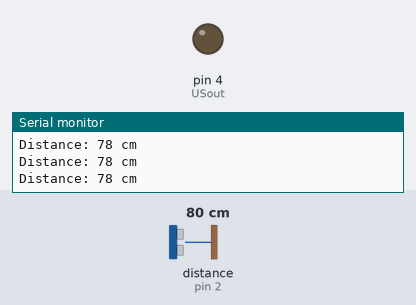
The sketch below on a simulated Arduino Uno, built with avr-gcc and run on an emulated ATmega328P. Parts: output pins drawn as LEDs (lit = HIGH), the last lines printed to the serial monitor. Wiring (inferred from the names in the program): ultrasonic range finder: trigger pin 3; echo pin 2. Inputs (shaded band) come from the test bench; at power-on: distance to the obstacle (sensor on pin 2) 80 cm. The echo pulse lasts 58.3 µs per cm; pins used as bus, display or sensor lines are not drawn.

Above: at 1.2 s.
1.3 s: distance to the obstacle (sensor on pin 2) set to 10 cm
2.8 s: distance to the obstacle (sensor on pin 2) set to 7 cm
At 3.5 s:
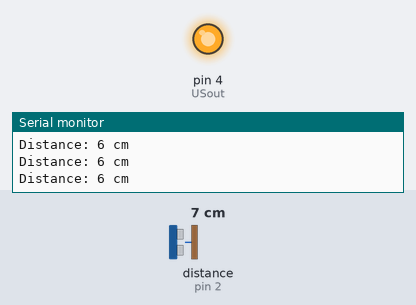
4.4 s: distance to the obstacle (sensor on pin 2) set to 9 cm
At 5.1 s:
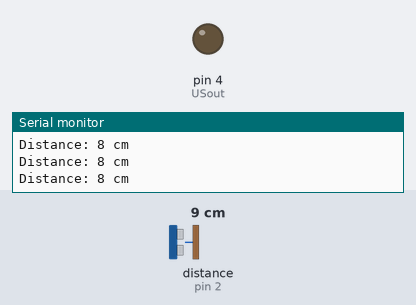
5.9 s: distance to the obstacle (sensor on pin 2) set to 2 cm
At 6.7 s:
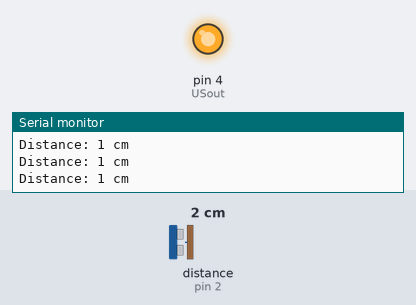
Timing chart, 0 to 8.4 s (numbered marks = the images above; inputs shaded):
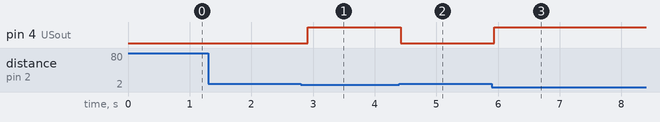

The sketch:

Ultrasonic_Sensor.ino
```cpp
// ---------------------------------------------------------------- //
// Team 20
// Re-writed by Zeyad Tarek
// Ultrasonic in action
// SmartCar Project
// ---------------------------------------------------------------- //

#define echoPin 2 // attach pin D2 Arduino to pin Echo of HC-SR04
#define trigPin 3 //attach pin D3 Arduino to pin Trig of HC-SR04
int USout = 4;


// defines variables
long duration; // variable for the duration of sound wave travel
int distance; // variable for the distance measurement

void setup() {
  pinMode(trigPin, OUTPUT); // Sets the trigPin as an OUTPUT
  pinMode(echoPin, INPUT); // Sets the echoPin as an INPUT
  pinMode(USout,OUTPUT);

  Serial.begin(9600); // // Serial Communication is starting with 9600 of baudrate speed
  Serial.println("Ultrasonic Sensor HC-SR04 Test"); // print some text in Serial Monitor
  Serial.println("with Arduino UNO R3");
}
void loop() {
  // Clears the trigPin condition
  digitalWrite(trigPin, LOW);
  delayMicroseconds(2);
  // Sets the trigPin HIGH (ACTIVE) for 10 microseconds
  digitalWrite(trigPin, HIGH);
  delayMicroseconds(10);
  digitalWrite(trigPin, LOW);
  // Reads the echoPin, returns the sound wave travel time in microseconds
  duration = pulseIn(echoPin, HIGH);
  // Calculating the distance
  distance = duration * 0.034 / 2; // Speed of sound wave divided by 2 (go and back)
  // Displays the distance on the Serial Monitor
  Serial.print("Distance: ");
  Serial.print(distance);
  Serial.println(" cm");

  if(distance>=8){
    digitalWrite(USout,LOW);
  }
  else{
    digitalWrite(USout,HIGH);
  }
  delay(150);
}
```

Measured:
- the behaviour switches between 9 and 8 cm on distance to the obstacle (sensor on pin 2) (found by bisection; images 0 and 1)
- after the input at 2.8 s, pin 4 (USout): LOW → HIGH after 0.11 s
- after the input at 4.4 s, pin 4 (USout): HIGH → LOW at once
- after the input at 5.9 s, pin 4 (USout): LOW → HIGH at once
